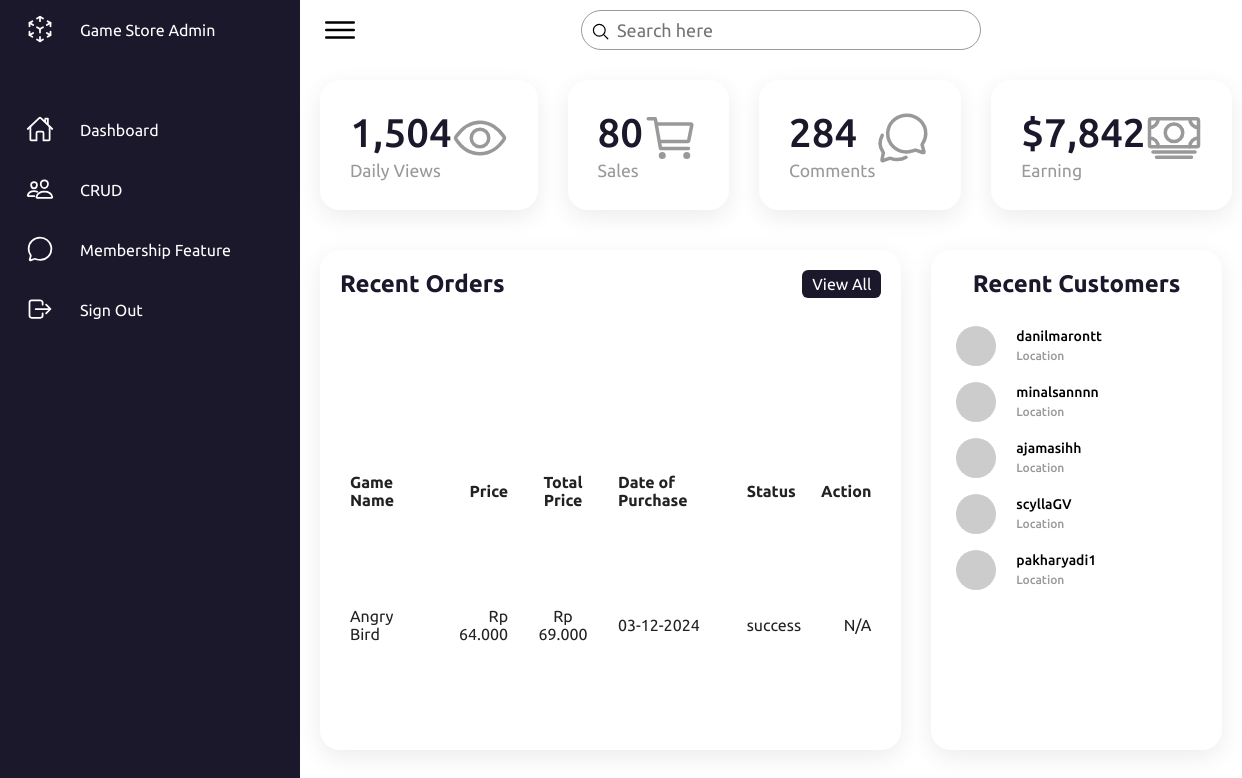
The app's page /admin.php with its own data.
### tables this page shows
CREATE TABLE `transaksi_user` (
  `id` int(11) NOT NULL,
  `nomor_transaksi` varchar(50) NOT NULL,
  `nama_game` varchar(100) NOT NULL,
  `harga` decimal(10,2) NOT NULL,
  `total_harga` decimal(10,2) NOT NULL,
  `tanggal_beli` timestamp NOT NULL DEFAULT current_timestamp(),
  `diskon` decimal(10,2) DEFAULT 0.00,
  `status` enum('pending','success','canceled') DEFAULT 'pending'
);

CREATE TABLE `akun_user` (
  `id` int(11) NOT NULL,
  `username` varchar(50) NOT NULL,
  `membership` tinyint(1) NOT NULL DEFAULT 0,
  `waktu_dibuat` timestamp NOT NULL DEFAULT current_timestamp()
);

### admin.php (the view, shortened to what this page needs)
<!DOCTYPE html>
<html lang="en">
<head>
</head>
<body>
    <div class="container">
        <div class="navigation">
            <ul>
                <li>
                    <a href="#">
                        <span class="icon">
                            <ion-icon name="logo-apple-ar"></ion-icon>
                        </span>
                        <span class="title">Game Store Admin</span>
                    </a>
                </li>
                <li>
                    <a href="admin.php">
                        <span class="icon">
                            <ion-icon name="home-outline"></ion-icon>
                        </span>
                        <span class="title">Dashboard</span>
                    </a>
                </li>
                <li>
                    <a href="crudgame.php">
                        <span class="icon">
                            <ion-icon name="people-outline"></ion-icon>
                        </span>
                        <span class="title">CRUD</span>
                    </a>
                </li>
                <li>
                    <a href="membershipadmin.php">
                        <span class="icon">
                            <ion-icon name="chatbubble-outline"></ion-icon>
                        </span>
                        <span class="title">Membership Feature</span>
                    </a>
                </li>
                <li>
                    <a href="login.php">
                        <span class="icon">
                            <ion-icon name="log-out-outline"></ion-icon>
                        </span>
                        <span class="title">Sign Out</span>
                    </a>
                </li>
            </ul>
        </div>
        <div class="main">
            <div class="topbar">
                <div class="toggle">
                    <ion-icon name="menu-outline"></ion-icon>
                </div>
                <div class="search">
                    <label>
                        <input type="text" placeholder="Search here">
                        <ion-icon name="search-outline"></ion-icon>
                    </label>
                </div>
                <div class="user">
                </div>
            </div>
            <div class="cardBox">
                <div class="card">
                    <div>
                        <div class="numbers">1,504</div>
                        <div class="cardName">Daily Views</div>
                    </div>
                    <div class="iconBx">
                        <ion-icon name="eye-outline"></ion-icon>
                    </div>
                </div>
                <div class="card">
                    <div>
                        <div class="numbers">80</div>
                        <div class="cardName">Sales</div>
                    </div>
                    <div class="iconBx">
                        <ion-icon name="cart-outline"></ion-icon>
                    </div>
                </div>
                <div class="card">
                    <div>
                        <div class="numbers">284</div>
                        <div class="cardName">Comments</div>
                    </div>
                    <div class="iconBx">
                        <ion-icon name="chatbubbles-outline"></ion-icon>
                    </div>
                </div>
                <div class="card">
                    <div>
                        <div class="numbers">$7,842</div>
                        <div class="cardName">Earning</div>
                    </div>
                    <div class="iconBx">
                        <ion-icon name="cash-outline"></ion-icon>
                    </div>
                </div>
            </div>
            <div class="details">
                <div class="recentOrders">
                    <div class="cardHeader">
                        <h2>Recent Orders</h2>
                        <a href="#" class="btn">View All</a>
                    </div>
                    <table>
                        <thead>
                            <tr>
                                <td>Game Name</td>
                                <td>Price</td>
                                <td>Total Price</td>
                                <td>Date of Purchase</td>
                                <td>Status</td>
                                <td>Action</td>
                            </tr>
                        </thead>
                        <tbody>
                            <?php
                            $servername = "localhost";
                            $username = "root";
                            $password = "";
                            $dbname = "untuk_admin";
                            $conn = new mysqli($servername, $username, $password, $dbname);
                            $sql = "SELECT nomor_transaksi, nama_game, harga, total_harga, tanggal_beli, diskon, status FROM transaksi_user ORDER BY id ASC";
                            $result = $conn->query($sql);
                            if ($result->num_rows > 0) {
                                while ($row = $result->fetch_assoc()) {
                                    $actionButton = ($row['status'] === 'pending') ?
                                        "<button class='verify-btn' data-nomor='{$row['nomor_transaksi']}' data-nama='{$row['nama_game']}' data-harga='{$row['harga']}' data-total='{$row['total_harga']}' data-tanggal='{$row['tanggal_beli']}' data-diskon='{$row['diskon']}'>Verifikasi Pembayaran</button>" :
                                        "N/A";
                                    echo "<tr>
                                <td>{$row['nama_game']}</td>
                                <td>Rp " . number_format($row['harga'], 0, ',', '.') . "</td>
                                <td>Rp " . number_format($row['total_harga'], 0, ',', '.') . "</td>
                                <td>" . date('d-m-Y', strtotime($row['tanggal_beli'])) . "</td>
                                <td>{$row['status']}</td>
                                <td>{$actionButton}</td>
                              </tr>";
                                }
                            } else {
                                echo "<tr><td colspan='6'>No orders found</td></tr>";
                            }
                            ?>
                        </tbody>
                    </table>
                </div>
                <div class="recentCustomers">
                    <div class="cardHeader">
                        <h2>Recent Customers</h2>
                    </div>
                    <table>
                        <?php
                        $conn = new mysqli($servername, $username, $password, $dbname);
                        $sql = "SELECT username FROM akun_user ORDER BY id ASC";
                        $result = $conn->query($sql);
                        if ($result->num_rows > 0) {
                            while ($row = $result->fetch_assoc()) {
                                echo "<tr>
                            <td width='60px'>
                                <div class='imgBx'><img src='https://via.placeholder.com/40' alt=''></div>
                            </td>
                            <td>
                                <h4>{$row['username']}<br> <span>Location</span></h4>
                            </td>
                        </tr>";
                            }
                        } else {
                            echo "<tr><td colspan='2'>No customers found</td></tr>";
                        }
                        ?>
                    </table>
                </div>
            </div>
        </div>
    </div>
</body>
</html>

### records on screen
transaksi_user: nama_game "Angry Bird", harga "64.000", total_harga "69.000", tanggal_beli "03-12-2024", status "success", shows "N/A"
akun_user: username "danilmarontt"
akun_user: username "minalsannnn"
akun_user: username "ajamasihh"
akun_user: username "scyllaGV"
akun_user: username "pakharyadi1"
